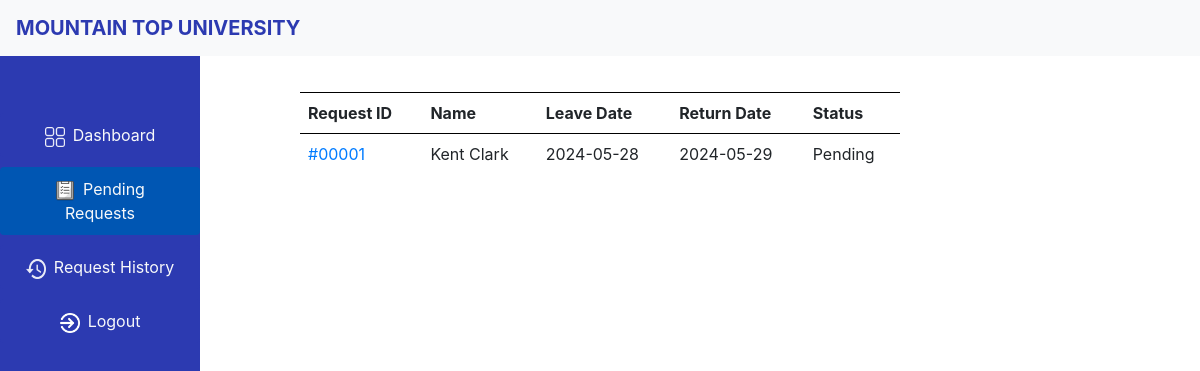
The app's page /pending-requests, older data.
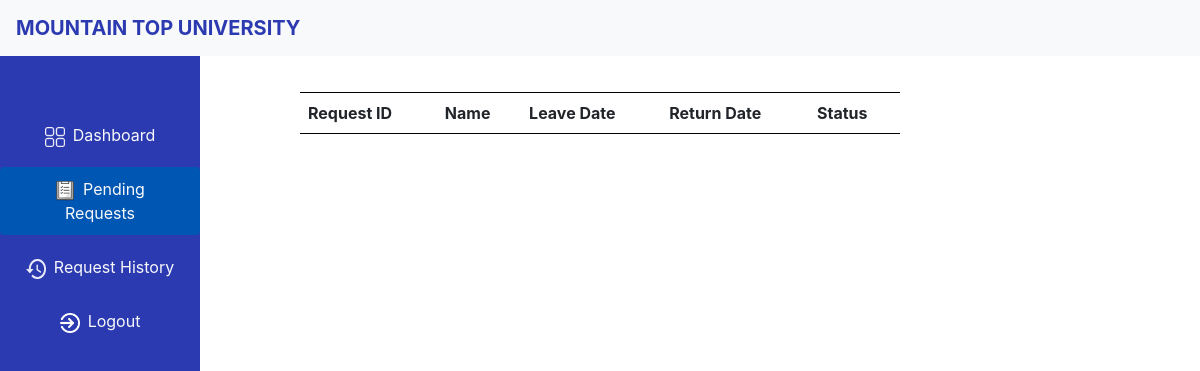
The same page, newer data.
### website/models.py (models this page shows)
class Exeat(db.Model):
    id = db.Column(db.Integer, primary_key=True)
    surname = db.Column(db.String(150))
    otherNames = db.Column(db.String(150))
    matricNumber = db.Column(db.String(11))
    department = db.Column(db.String(150))
    college = db.Column(db.String(150))
    level = db.Column(db.Integer)
    exeat_date = db.Column(db.String)
    return_date = db.Column(db.String)
    reason = db.Column(db.String(2000))
    address = db.Column(db.String(2000))
    parentsNumber = db.Column(db.String(11))
    status = db.Column(db.String(20))
    today_date = db.Column(db.String(20))
    today_time = db.Column(db.String(20))
    user_id = db.Column(db.String(11), db.ForeignKey('user.id'))

### website/views.py (the view)
@views.route('pending-requests')
def pending_requests():
    open_requests = Exeat.query.filter_by(status='Pending').all()
    return render_template('pending_requests.html', open_requests=open_requests, user=current_user)

### website/templates/pending_requests.html
{% extends 'layout.html' %}
{% block content %}
<link href="static/css/history.css" rel="stylesheet">
<table>
    <br> <br> <br>
    <tr>
        <th>Request ID</th>
        <th>Name</th>
        <th>Leave Date</th>
        <th>Return Date</th>
        <th>Status</th>
    </tr>
        {% for open_requests in open_requests %}
    <tr>
        <td><a href="{{url_for('views.view_requests', id=open_requests.id) }}">#0000{{ open_requests.id }}</a></td>
        <td>{{ open_requests.surname + " " + open_requests.otherNames }}</td>
        <td>{{ open_requests.exeat_date }}</td>
        <td>{{ open_requests.return_date }}</td>
        <td>{{ open_requests.status }}</td>
    </tr>
    {% endfor %}
</table>
{% endblock %}

### website/templates/layout.html (shortened to what this page needs)
<!DOCTYPE html>
<html lang="en">
<head>
  <link href="https://stackpath.bootstrapcdn.com/bootstrap/4.5.2/css/bootstrap.min.css" rel="stylesheet">
</head>
<body>
<nav class="navbar navbar-expand-lg navbar-light bg-light fixed-top">
  <a class="navbar-brand custom-text" href="#">MOUNTAIN TOP UNIVERSITY</a>
</nav>
<main>
<div class="sidebar">
  <br><br>
  <ul class="nav flex-column">
    <li class="nav-item">
      <a class="nav-link text-light" href="/dashboard"><img src="static/img/dashboard.png" alt="Dashboard Icon" class="icon">Dashboard</a>
    </li>
    <li class="nav-item">
      <a class="nav-link text-light" href="/pending-requests"><img src="static/img/form.png" alt="Form Icon" class="icon">Pending Requests</a>
    </li>
    <li class="nav-item">
      <a class="nav-link text-light" href="/request-history"><img src="static/img/history.png" alt="History Icon" class="icon">Request History</a>
    </li>
    <li class="nav-item">
      <a class="nav-link text-light" href="/logout"><img src="static/img/logout.png" alt="Logout Icon" class="icon">Logout</a>
    </li>
  </ul>
</div>
{% block content %}{% endblock %}
</main>
</body>
</html>

### website/static/css/history.css (style rules this page uses)
table { width: 50%; margin-left: auto; margin-right: auto; margin-top: 20px; border-collapse: collapse; text-align: left; }
th, td { padding: 8px; }
th { border-top: 1px solid black; border-bottom: 1px solid black; }

### website/templates/layout.html (style rules this page uses)
.sidebar { height: 100%; width: 250px; position: fixed; top: 0; left: 0; background-color: #2C3AB1; padding-top: 60px; }
.custom-text { color: #2C3AB1 !important; font-weight: bold; }
body { display: flex; flex-direction: column; min-height: 100vh; margin: 0; }
.sidebar { width: 200px; }
.sidebar .nav-link { display: block; padding: 10px 20px; margin: 5px 0; background-color: #2C3AB1; color: white; text-align: center; text-decoration: none; border-radius: 4px; transition: background-color 0.3s ease, transform 0.3s ease; }
.sidebar .nav-link.active { background-color: #0056b3; }
.icon { width: 20px; height: 20px; margin-right: 8px; vertical-align: middle; }

Row changes from the older to the newer data that the page shows:
no longer on this page (row edited): Exeat: id "1", surname+otherNames "Kent Clark", exeat_date "2024-05-28", return_date "2024-05-29", status "Pending"
